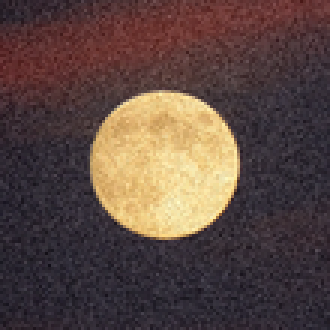
#> input picture assignment_2/images/moon_noisy.png, 110 x 110 px, shrunk from 300 x 300 before the run (shown 3 times larger)
$ python wrapper.py
#> lines starting #> are read from the running program, lines starting #| are printed output that depends on the picture; after the words box and inside, x2 and y2 are one past the last pixel; in counts of white or black regions, pixels touching at a corner belong together; long printed decimals are rounded
### assignment_2/src/Q1_Spatial_Filtering_Binarization.py
import skimage.io
from skimage.color import rgb2gray
import cv2
import numpy as np
from matplotlib import pyplot as plt
from helper_functions import get_otsu_threshold, get_binarized_image, get_histogram
import os

def process_image(image:np.ndarray, kernel_size, optimal_variances):

    blur_kernel = np.ones((kernel_size,kernel_size), dtype=np.float32) / (kernel_size)**2

    blur_image = cv2.filter2D(src=rgb2gray(image), ddepth= -1, kernel=blur_kernel, borderType=cv2.BORDER_CONSTANT)
    blur_image = (blur_image * 255).astype('uint8')

    histogram_blur_image =  get_histogram(blur_image)

    otsu_threshold, withing_class_var = get_otsu_threshold(blur_image)
    binarized_image = get_binarized_image(image=blur_image, threshold=otsu_threshold)

    optimal_variances[kernel_size] = withing_class_var

    print()
    print(f"For Kernel Size: {kernel_size}")
    print(f"Threshold at which Within-Class Variance is Optimal: {otsu_threshold}")
    print(f"Optimal within-class variance is: {withing_class_var}")

    return blur_image, histogram_blur_image, binarized_image, optimal_variances


def main():
    input_path = '../images/moon_noisy.png'
    image = skimage.io.imread(input_path)
#> image is the input picture: shape (110, 110, 3); mean R, G, B 90.5, 71.3, 65.6
    output_dir_name = '../output/Q1'
    os.makedirs(output_dir_name, exist_ok=True)

    kernel_sizes = [5, 29, 129]
    optimal_variances = {}

    plt.figure(figsize=(15,10))
    i=1

    for kernel_size in kernel_sizes:
        blur_image, histogram_blur_image, binarized_image, optimal_variances = process_image(
            image=image,
            kernel_size=kernel_size,
            optimal_variances=optimal_variances)

        plt.subplot(3,3,i)
        plt.title(f'Blur Image ({kernel_size} x {kernel_size})')
        plt.imshow(blur_image, cmap='gray')
        plt.subplot(3,3,i+1)
        plt.title(f'Binarized Blur Image ({kernel_size} x {kernel_size})')
        plt.imshow(binarized_image, cmap='gray')
        plt.subplot(3,3,i+2)
        plt.title(f'Histogram of Blur Image ({kernel_size} x {kernel_size})')
        plt.plot(histogram_blur_image)
        i = i+3
#> this loop made 3 passes
#| Threshold at which Within-Class Variance is Optimal: 122
#| Optimal within-class variance is: 216.481
#| Threshold at which Within-Class Variance is Optimal: 97
#| Optimal within-class variance is: 521.507
#| Threshold at which Within-Class Variance is Optimal: 41
#| Optimal within-class variance is: 15.464
#> pass 1, in process_image, `blur_image = cv2.filter2D(src=rgb2gray(image), ddepth= -1, kernel=blur..`:
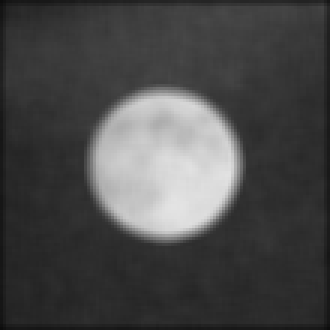
#> blur_image: shape (110, 110) float64 (shown 3 times larger); min 0.049, max 0.893, mean 0.29
#> pass 1, in get_binarized_image, `binarized_image = image > threshold`:
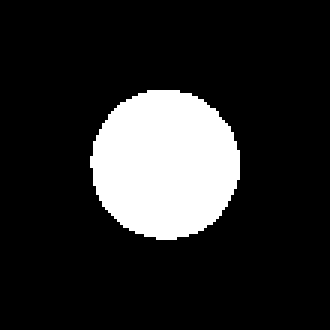
#> binarized_image: shape (110, 110) bool (shown 3 times larger); 16.1% white; 1 white region, box (x1, y1, x2, y2) and area: (30, 30, 80, 80) 1943

    plt.tight_layout()
    plt.savefig(f"{output_dir_name}/compared_output.png")
#> figure, not shown here; panel 3: curve peaks at x = 44, y = 652; panel 6: curve peaks at x = 42, y = 284; panel 9: curve peaks at x = 44, y = 603
    plt.show()

    optimal_kernel_size = min(optimal_variances, key=optimal_variances.get)
    print()
    print(f"Optimal filter size that minimizes the within-class variance is: {optimal_kernel_size}")
#| Optimal filter size that minimizes the within-class variance is: 129
    return

# [2 lines that do not run on import are left out]

### assignment_2/src/helper_functions.py
import numpy as np
import sys
from skimage.color import rgb2gray
import cv2

def get_histogram(image: np.ndarray) -> list:
    height, width = image.shape
    freq = [0] * 256

    for i in range(height):
        for j in range(width):
            intensity = image[i][j]
            freq[intensity] += 1

    return freq

def get_normalized_histogram(histogram: list) -> list:
    total_pixels = np.sum(histogram)
    n_hist = [histogram[i]/total_pixels for i in range(len(histogram))]
    return n_hist

def get_class_probabilities(normalized_histogram: list, threshold: int):
    cls_0 = np.sum(normalized_histogram[:threshold+1])
    cls_1 = np.sum(normalized_histogram[threshold+1:])
    return cls_0, cls_1

def get_class_means(normalized_histogram: list, threshold: int, prob_class_0: float, prob_class_1: float):
    sum_0 = 0
    sum_1 = 0
    for k in range(0,threshold+1):
        sum_0 += k * normalized_histogram[k]
    for k in range(threshold+1, 256):
        sum_1 += k * normalized_histogram[k]

    return sum_0/prob_class_0 if prob_class_0>0 else 0, sum_1/prob_class_1 if prob_class_1>0 else 0

def get_class_variances(normalized_histogram: list, threshold: int, prob_class_0: float, prob_class_1: float, mean_class_0: float, mean_class_1: float):
    sum_0 = 0
    sum_1 = 0
    for k in range(0,threshold+1):
        sum_0 += ((k - mean_class_0) ** 2) * normalized_histogram[k]
    for k in range(threshold+1, 256):
        sum_1 += ((k - mean_class_1) ** 2) * normalized_histogram[k]

    return sum_0/prob_class_0 if prob_class_0>0 else 0, sum_1/prob_class_1 if prob_class_1>0 else 0

def get_within_class_variance(image: np.ndarray, threshold: int) -> float:

    hist = get_histogram(image=image)

    normalized_histogram = get_normalized_histogram(histogram=hist)

    prob_class_0, prob_class_1 = get_class_probabilities(
        normalized_histogram = normalized_histogram,
        threshold = threshold
    )

    mean_class_0, mean_class_1 = get_class_means(
        normalized_histogram = normalized_histogram,
        threshold = threshold,
        prob_class_0 = prob_class_0,
        prob_class_1 = prob_class_1
    )

    var_class_0, var_class_1 = get_class_variances(
        normalized_histogram = normalized_histogram,
        threshold = threshold,
        prob_class_0 = prob_class_0,
        prob_class_1 = prob_class_1,
        mean_class_0 = mean_class_0,
        mean_class_1 = mean_class_1
    )

    return (prob_class_0 * var_class_0) + (prob_class_1 * var_class_1)

def get_binarized_image(image: np.ndarray, threshold: int) -> np.ndarray:
    """Returns Binarized image [0,1] in floating point"""
    binarized_image = np.zeros_like(image)
    binarized_image = image > threshold
    return binarized_image

def get_otsu_threshold(image: np.ndarray) -> int:
    min_within_class_var = sys.float_info.max
    min_threshold = 0

    for threshold in range(256):
        within_class_var_at_t = get_within_class_variance(image = image, threshold=threshold)
        if within_class_var_at_t < min_within_class_var:
            min_within_class_var = within_class_var_at_t
            min_threshold = threshold

    return min_threshold, min_within_class_var

# [19 lines left out: function pad_to_square, not called in this run]

def pad_for_rotation(image, angle, scale=1):
    angle_rad = np.deg2rad(angle)

    # Using original dimensions by dividing by scale before calculation
    height, width = image.shape
    original_height = height / scale
    original_width = width / scale

    cos_theta = np.abs(np.cos(angle_rad))
    sin_theta = np.abs(np.sin(angle_rad))

    # Calculating the required size based on the ORIGINAL dimensions
    new_width = int(np.ceil(original_width * cos_theta + original_height * sin_theta))
    new_height = int(np.ceil(original_width * sin_theta + original_height * cos_theta))

    # scaling up the calculated size
    final_width = new_width * scale
    final_height = new_height * scale

    square_length = max(final_width, final_height)

    # Calculating padding based on the CURRENT image size
    pad_height = square_length - height
    pad_width = square_length - width

    pad_top = pad_height // 2
    pad_bottom = pad_height - pad_top
    pad_left = pad_width // 2
    pad_right = pad_width - pad_left

    padded_image = np.pad(
        image,
        pad_width=((pad_top, pad_bottom), (pad_left, pad_right)),
        mode='constant', constant_values=0
    )
    return padded_image

def get_blur_image(image:np.ndarray, kernel_size: int):
    blur_kernel = np.ones((kernel_size,kernel_size), dtype=np.float32) / (kernel_size)**2

    blur_image = cv2.filter2D(src=image, ddepth= -1, kernel=blur_kernel, borderType=cv2.BORDER_REPLICATE)
    # blur_image = (blur_image).astype('uint8')

    return blur_image

### assignment_2/src/Q2_Scaling_Rotation_Interpolation.py
import skimage.io
from skimage.color import rgb2gray
import numpy as np
from matplotlib import pyplot as plt
import os
from helper_functions import pad_to_square, pad_for_rotation

def bilinear_interpolation(image, a, b):
    m = int(np.floor(a))
    n = int(np.floor(b))

    dx = a - m
    dy = b - n

    # [6 lines of commented-out code are left out]
    I00 = image[m, n]
    I01 = image[m, n+1]
    I10 = image[m+1, n]
    I11 = image[m+1, n+1]

    return (
                (1 - dx) * (1 - dy) * I00 +
                dx * (1 - dy) * I10 +
                (1 - dx) * dy * I01 +
                dx * dy * I11
            )

def upsample_image(image, scale=2):
    padded_image = np.pad(image, pad_width=1, mode='edge')

    height_in, width_in = image.shape
    height_out, width_out = height_in * scale, width_in * scale

    upsampled_image = np.zeros((height_out, width_out), dtype=image.dtype)

    for x in range(height_out):
        for y in range(width_out):
            a = x / scale
            b = y / scale
            upsampled_image[x, y] = bilinear_interpolation(padded_image, a, b)
    return upsampled_image

def rotate_image(image, angle = 45, scale = 1):
    padded_image = pad_for_rotation(image=image, angle=45, scale = scale)

    # height, width = image.shape
    height, width = padded_image.shape

    # rotated_image = np.zeros_like(image)
    rotated_image = np.zeros_like(padded_image)

    angle_rad = np.deg2rad(angle)
    cos_theta = np.cos(angle_rad)
    sin_theta = np.sin(angle_rad)

    c_x, c_y = (height) / 2, (width) / 2
    for i in range(height):
        for j in range(width):
            # Shift to center
            i_c = i - c_x
            j_c = j - c_y

            # CCW
            a_c = i_c * cos_theta + j_c * sin_theta
            b_c = -i_c * sin_theta + j_c * cos_theta

            a = a_c + c_x
            b = b_c + c_y

            # if (a, b) is inside the input image
            if 0 <= a < height - 1 and 0 <= b < width - 1:
                rotated_image[i, j] = bilinear_interpolation(padded_image, a, b)

            # If mapped coordinate is outside, set to 0 (black)
            else:
                rotated_image[i, j] = 0
    return rotated_image


def main():
    input_path = '../images/flowers.png'
    image = skimage.io.imread(input_path)
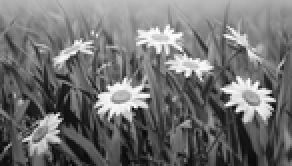
#> input picture assignment_2/images/flowers.png, 146 x 83 px, shrunk from 400 x 227 before the run (shown 2 times larger)
#> image is the input picture: shape (83, 146); min 1, max 255, mean 114
    output_dir_name = '../output/Q2'
    os.makedirs(output_dir_name, exist_ok=True)

    rotated_image = rotate_image(image=image, angle=45)
    upsampled_rotateed_image = upsample_image(image=rotated_image, scale=2)
    # print(upsampled_rotateed_image.shape)

    skimage.io.imsave(f'{output_dir_name}/upsampled_rotateed_image.png', upsampled_rotateed_image)
    skimage.io.imsave(f'{output_dir_name}/rotated_image.png', rotated_image)

    upsampled_image = upsample_image(image=image, scale=2)
    rotated_upsampled_image = rotate_image(image=upsampled_image, angle=45, scale=2)
#> call 2 of rotate_image, with angle = 45, scale = 2
#> after the loop in rotate_image (call 2), `for i in range(height):`:
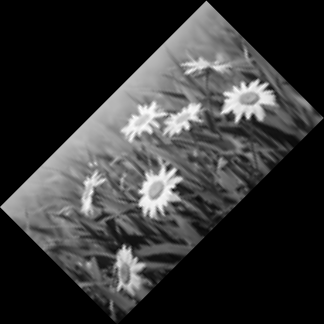
#> rotated_image: shape (324, 324); min 0, max 254, mean 52.8
    # print(rotated_upsampled_image.shape)

    skimage.io.imsave(f'{output_dir_name}/upsampled_image.png', upsampled_image)
    skimage.io.imsave(f'{output_dir_name}/rotated_upsampled_image.png', rotated_upsampled_image)

    diff1 = rotated_upsampled_image.astype(np.float32) - upsampled_rotateed_image.astype(np.float32)
    print("Before clipping the pixels intensities of diff:")
    print(f"Min:{np.min(diff1)}, Max: {np.max(diff1)}")
#| Min:-175.0, Max: 136.0
    diff = np.clip(diff1, 0, 255).astype(np.uint8)
    print("After clipping the pixels intensities of diff:")
    print(f"Min:{np.min(diff)}, Max: {np.max(diff)}")
#| Min:0, Max: 136
    skimage.io.imsave(f'{output_dir_name}/diff.png', diff)


    plt.figure(figsize=(10,6))
    plt.subplot(221)
    plt.title('Original')
    plt.imshow(image, cmap='gray')
    plt.subplot(222)
    plt.title('rotated_upsampled_image')
    plt.imshow(rotated_upsampled_image, cmap='gray')
    plt.subplot(223)
    plt.title('upsampled_rotateed_image')
    plt.imshow(upsampled_rotateed_image, cmap='gray')
    plt.subplot(224)
    plt.title('diff')
    plt.imshow(diff, vmin=0, vmax=255,cmap='gray')
    plt.tight_layout()
    plt.show()

    return

# [2 lines that do not run on import are left out]

### assignment_2/src/Q3_Sharpen.py
import skimage.io
from skimage.color import rgb2gray
import numpy as np
from matplotlib import pyplot as plt
import os
from helper_functions import get_blur_image

def sharpen(image:np.ndarray, p = 0):
    if len(image.shape) == 3:
        image  = rgb2gray(image)*255

    if p<0 or p>1:
        print("Error. 'p' should be between 0 and 1")
        return image.astype(np.uint8)

    if p == 0:
        return image.astype(np.uint8)

    factor = p*10
    kernel_size = 5

    image = image.astype(np.float32)

    blur_image = get_blur_image(image=image, kernel_size=kernel_size)
    blur_image = blur_image.astype(np.float32)

    mask = image - blur_image

    sharp_image = image + (factor * mask)

    final_image = np.clip(sharp_image, 0, 255).astype(np.uint8)

    return final_image

def main():
    input_path = '../images/'
    output_dir_name = '../output/Q3/'
    os.makedirs(output_dir_name, exist_ok=True)

    p_values = [0, 0.1, 0.2, 0.5, 0.75, 1]

    study_image = skimage.io.imread(f'{input_path}study.png')
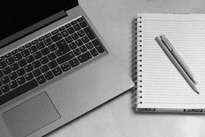
#> input picture assignment_2/images/study.png, 205 x 137 px, shrunk from 560 x 373 before the run
#> study_image is the input picture: shape (137, 205); min 0, max 244, mean 137.8
    study_sharpened_images = {}
    for p in p_values:
        study_sharpened_images[f"sharp_image_{'_'.join(str(p).split('.'))}"] = sharpen(image=study_image, p=p)

    plt.figure(figsize=(10,6))
    i =1
    for p in p_values:
        key = f"sharp_image_{'_'.join(str(p).split('.'))}"
        sharp_image = study_sharpened_images[key]
        plt.subplot(2,3, i)
        plt.title(f'sharp image (p = {p})')
        plt.imshow(sharp_image, cmap='gray')
        i = i+1

    plt.tight_layout()
    plt.savefig(f"{output_dir_name}/sharpened_study.png")
    plt.show()

    input_images = ['fox.png', 'owl.png']
    for image_name in input_images:
        input_file = f'{input_path}{image_name}'
        image = skimage.io.imread(input_file)
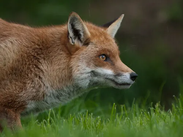
#> input picture assignment_2/images/fox.png, 183 x 137 px, shrunk from 500 x 375 before the run
#> image is the input picture: shape (137, 183, 3); mean R, G, B 76.1, 77.5, 46.9
        for p in p_values:
            output_file = f"{output_dir_name}sharp_{image_name.split('.')[0]}_{'_'.join(str(p).split('.'))}.png"
            sharp_image = sharpen(image=image, p=p)
            skimage.io.imsave(output_file, sharp_image)
#> this loop made 6 passes
#> pass 2, in get_blur_image (call 6), `blur_image = cv2.filter2D(src=image, ddepth= -1, kernel=blur_kernel, b..`:
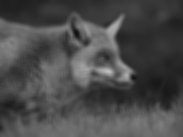
#> blur_image: shape (137, 183) float32; min 15.03, max 190.6, mean 75
#> pass 2 of the loop in main, `for image_name in input_images:`:
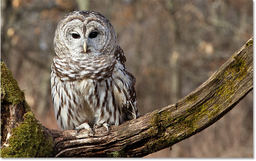
#> input picture assignment_2/images/owl.png, 256 x 161 px, shrunk from 699 x 440 before the run
#> in main, image is the input picture: shape (161, 256, 3); mean R, G, B 117.6, 103, 85.6
#> the loop in main, `for p in p_values:` made 6 passes
#> pass 1, in sharpen (call 13), `image  = rgb2gray(image)*255`:
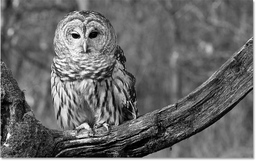
#> image: shape (161, 256) float64; min 0, max 255, mean 104.8
#> pass 2, in get_blur_image (call 11), `blur_image = cv2.filter2D(src=image, ddepth= -1, kernel=blur_kernel, b..`:
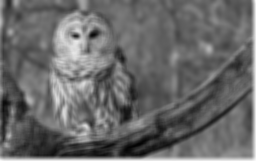
#> blur_image: shape (161, 256) float32; min 3.04, max 249.2, mean 105

    return

# [2 lines that do not run on import are left out]

### assignment_2/src/wrapper.py
# This script serves as a wrapper to run the code for all questions sequentially.
from Q1_Spatial_Filtering_Binarization import main as run_q1
from Q2_Scaling_Rotation_Interpolation import main as run_q2
from Q3_Sharpen import main as run_q3

def run_all():

    print("--- Running Question 1: Spatial Filtering and Binarization ---")
    run_q1()
    print("\n--- Question 1 Complete ---\n")

    print("--- Running Question 2: Scaling and Rotation with Interpolation ---")
    run_q2()
    print("\n--- Question 2 Complete ---\n")

    print("--- Running Question 3: Image Shareping ---")
    run_q3()
    print("\n--- Question 3 Complete ---\n")

    print("All processes finished successfully!")

if __name__ == '__main__':
    run_all()
